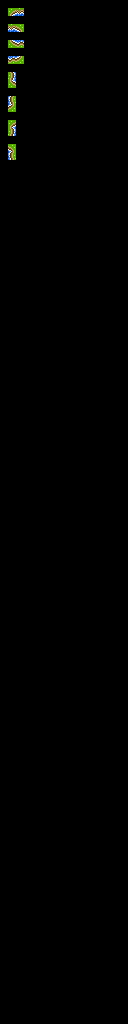

A 2D game scene composited from a Tiled map and its tileset images. What follows is a short description and the map's XML, with each tile layer's data collapsed to a summary:
An orthogonal 16x128 tile map with 8x8 px tiles, 3 tile layers (regions, input1_automapping-output, output_automapping-output), 2 tilesets.

<map version="1.2" tiledversion="1.2.4" orientation="orthogonal" renderorder="left-up" width="16" height="128" tilewidth="8" tileheight="8" infinite="0" nextlayerid="4" nextobjectid="1">
 <tileset firstgid="1" source="../tilesets/overworld-tileset.tsx" />
 <tileset firstgid="641" source="../tilesets/overworld-automapping-input_tiles.tsx" />
 <layer id="1" name="regions" width="16" height="128">
  <data>[2048 cells, 16 non-empty, 1 distinct tile ids]</data>
 </layer>
 <layer id="2" name="input1_automapping-output" width="16" height="128">
  <data>[2048 cells, 16 non-empty, 3 distinct tile ids]</data>
 </layer>
 <layer id="3" name="output_automapping-output" width="16" height="128">
  <data>[2048 cells, 8 non-empty, 1 distinct tile ids]</data>
 </layer>
</map>
